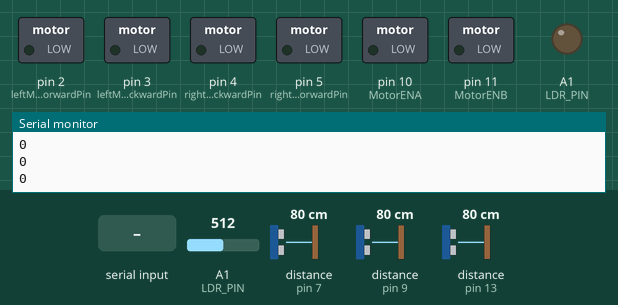
Recording of a sketch running on a simulated Arduino Uno, built with avr-gcc and run on an emulated ATmega328P. Shown: switched loads named in the sketch (green lamp = pin HIGH), output pins drawn as LEDs (lit = HIGH), the last lines printed to the serial monitor. The inputs (shaded band) are chosen by the test bench; at power-on: distance to the obstacle (sensors on pin 7, pin 9, pin 13) 80 cm, A1 (LDR_PIN) = 512. The echo pulse lasts 58.3 µs per cm.

Above: at 1.2 s.
1.3 s: "1" received over Serial
At 2.4 s:
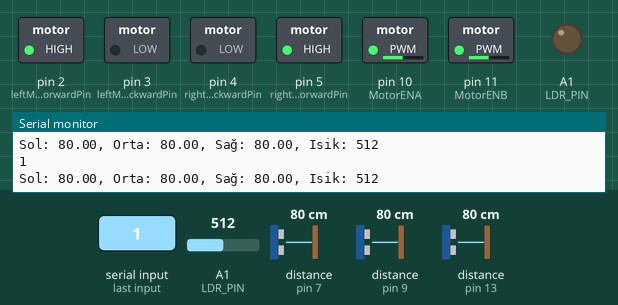
2.8 s: distance to the obstacle (sensor on pin 7) set to 43 cm
4.3 s: distance to the obstacle (sensor on pin 7) set to 36 cm
At 4.8 s:
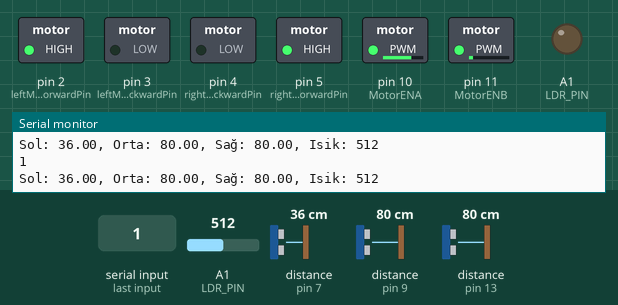
5.8 s: distance to the obstacle (sensor on pin 9) set to 11 cm
8.8 s: distance to the obstacle (sensor on pin 9) set to 8 cm
10.3 s: distance to the obstacle (sensor on pin 13) set to 11 cm
13.3 s: distance to the obstacle (sensor on pin 13) set to 8 cm
Timing chart, 0 to 15.8 s (numbered marks = the images above; inputs shaded):
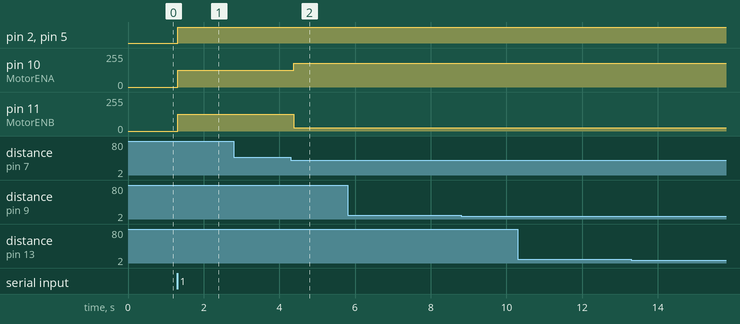

The sketch:

engelden-kacan-otonom-arac.ino
```cpp
#include <HCSR04.h>

int MAX_MOTOR_POWER = 125;
int SLOW_MOTOR_POWER = 75;
int L_MOTOR_POWER = 180;
int M_MOTOR_POWER = 25;
int MIN_MOTOR_POWER = 10;

// HC-SR04 sensör pinleri
const byte trigPin1 = 6;
const byte echoPin1 = 7;

const byte trigPin2 = 8;
const byte echoPin2 = 9;

const byte trigPin3 = 12;
const byte echoPin3 = 13;

// Motor pinler
const byte MotorENA = 10;
const byte leftMotorForwardPin = 2;
const byte leftMotorBackwardPin = 3;

const byte MotorENB = 11;
const byte rightMotorForwardPin = 5;
const byte rightMotorBackwardPin = 4;


// LDR (Foto Direnç) pini
int LDR_PIN = A1;

// Bluetooth değerleri için değişken
char btValue = '0';

// Sensor Tanımlama
UltraSonicDistanceSensor sensor1(trigPin1, echoPin1);
UltraSonicDistanceSensor sensor2(trigPin2, echoPin2);
UltraSonicDistanceSensor sensor3(trigPin3, echoPin3);

void setup() {
  Serial.begin(9600);

  // Değer göndereceğimiz pinleri çıkış pinleri yapıyoruz
  pinMode(MotorENA, OUTPUT);
  pinMode(leftMotorForwardPin, OUTPUT);
  pinMode(leftMotorBackwardPin, OUTPUT);

  pinMode(MotorENB, OUTPUT);
  pinMode(rightMotorForwardPin, OUTPUT);
  pinMode(rightMotorBackwardPin, OUTPUT);

  pinMode(LDR_PIN, OUTPUT);
}

void loop() {
  // Sensor değerleri
  float distanceSensorSol = sensor1.measureDistanceCm();
  float distanceSensorOrta = sensor2.measureDistanceCm();
  float distanceSensorSag = sensor3.measureDistanceCm();

  // LDR (Foto Direnç) değeri
  int lightValue = analogRead(LDR_PIN);

  // HC05 Bluetooth Modülü ile seri haberleşme
  if (Serial.available() > 0) {
    char receivedChar = Serial.read();
    if (receivedChar == '1') {
      btValue = '1';
    } else if (receivedChar == 'e') {
      btValue = 'e';
    }
  }

  Serial.println(btValue);

  if (btValue == '1') {
    Serial.print("Sol: ");
    Serial.print(distanceSensorSol);
    Serial.print(", Orta: ");
    Serial.print(distanceSensorOrta);
    Serial.print(", Sağ: ");
    Serial.print(distanceSensorSag);

    Serial.print(", Isik: ");
    Serial.println(lightValue);

    // Motorlarımızı çalıştırıp belirlediğimiz son hızda ilerletiyoruz.
    startMotors();
    maxSpeed();

    // Sensorlerin hassasiyetlerinden dolayı mesafeler değişmektedir.
    if (distanceSensorSol < 40) {
      slowDown(MotorENB, MotorENA);
    } else if (distanceSensorSag < 50) {
      slowDown(MotorENA, MotorENB);
    } else if (lightValue == 0) {
      // Yarışma kuralları gereği karanlıkta bir kere durma kuralından dolayı
      stopMotor();
      delay(3000);  // 3sn karanlıkta bekledi
      maxSpeed();
      delay(5000);  // 5sn de karanlık tünelden geçerek tamamladı
                    // Tünel uzunluğuna göre ayarlanabilir
    } else if (distanceSensorOrta < 9) {
      slowSpeed();
      // Araç, karşısında bir cisimle karşılaştığında hızını azaltıp
      // Manevra kabiliyetini kolaylaştırmak için
    } else if (distanceSensorSag > 55 && distanceSensorSag > 70) {
      if(distanceSensorOrta < 35){
        stopMotor();
      }
      // Sağ ve solda (parkurdan dolayı önceden olçulmuş değerlerle) boşluk algılandığında
      // Durma noktasına gelindiğinde karşılaşılan duvar engelinin önünde durması için
    } else {
      maxSpeed();
      // Hiçbir engelle karşılaşılmadığında son hız devam etmesi
    }

    // BT ile manuel durdurmak
  } else if (btValue == 'e') {
    stopMotor();
  }
}

// Motorların ileri gitmeleri için güç verme kodu
void startMotors() {
  digitalWrite(MotorENA, HIGH);
  digitalWrite(leftMotorForwardPin, HIGH);
  digitalWrite(leftMotorBackwardPin, LOW);

  digitalWrite(MotorENB, HIGH);
  digitalWrite(rightMotorForwardPin, HIGH);
  digitalWrite(rightMotorBackwardPin, LOW);
}

// Motorların gücünü ayarlıyoruz
void maxSpeed() {
  analogWrite(MotorENA, MAX_MOTOR_POWER);
  analogWrite(MotorENB, MAX_MOTOR_POWER);
}

// Motorların yavaşlamasını sağlamak için
void slowSpeed() {
  analogWrite(MotorENA, SLOW_MOTOR_POWER);
  analogWrite(MotorENB, SLOW_MOTOR_POWER);
}

// Sağ/Sol dönüşler için
void slowDown(byte primaryMotor, byte secondaryMotor) {
  analogWrite(primaryMotor, M_MOTOR_POWER);    //Duran motor
  analogWrite(secondaryMotor, L_MOTOR_POWER);  //Çalışan Motor
  delay(10);
}

// Olası bir sıkışmada aracın geri gitmesini sağlamak için
void goBack() {
  digitalWrite(leftMotorForwardPin, LOW);
  digitalWrite(leftMotorBackwardPin, HIGH);

  digitalWrite(rightMotorForwardPin, LOW);
  digitalWrite(rightMotorBackwardPin, HIGH);

  analogWrite(MotorENA, SLOW_MOTOR_POWER);
  analogWrite(MotorENB, SLOW_MOTOR_POWER);
}

// Motorları durdurmak için
void stopMotor() {
  analogWrite(MotorENA, 0);
  analogWrite(MotorENB, 0);

  digitalWrite(leftMotorForwardPin, LOW);
  digitalWrite(leftMotorBackwardPin, LOW);

  digitalWrite(rightMotorForwardPin, LOW);
  digitalWrite(rightMotorBackwardPin, LOW);
}
```

Measured:
- the behaviour switches between 40 and 39 cm on distance to the obstacle (sensor on pin 7) (found by bisection; images 1 and 2)
- after the input at 1.3 s, pin 2 (leftMotorForwardPin), pin 5 (rightMotorForwardPin): LOW → HIGH at once; pin 10 (MotorENA), pin 11 (MotorENB): 0/255 → 125/255 at once
- after the input at 4.3 s, pin 10 (MotorENA): 125/255 → 180/255 after 0.08 s; pin 11 (MotorENB): 125/255 → 25/255 after 0.08 s
